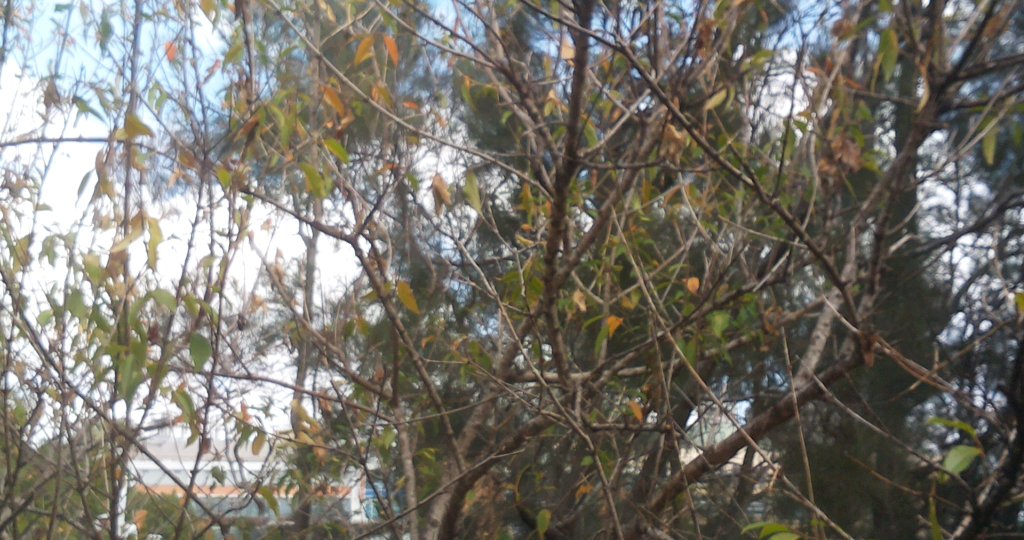
#> input picture plant_project/img/2023-10-3.jpg, 2048 x 1080 px (shown at 1/2 size); its folder holds 4 pictures in this run
$ python analyze.py
#> lines starting #> are read from the running program, lines starting #| are printed output that depends on the picture; after the words box and inside, x2 and y2 are one past the last pixel; in counts of white or black regions, pixels touching at a corner belong together
import cv2
import numpy as np
import os
import matplotlib.pyplot as plt
import csv

folder = "img"
overlay_folder = "overlay"
os.makedirs(overlay_folder, exist_ok=True)

areas = []
names = []
health_list = []
height_list = []
density_list = []

# Flag to control whether to show intermediate results
show_first_image = False  # Set to False to disable showing the first image
first_shown = False  # Control only to show the first image

from datetime import datetime

files = [f for f in os.listdir(folder) if f.endswith(".jpg")]
files_sorted = sorted(files, key=lambda x: datetime.strptime(x[:-4], "%Y-%m-%d"))

for file in files_sorted:
    if file.endswith(".jpg"):
        path = os.path.join(folder, file)
        img = cv2.imread(path)
#> img is the input picture: shape (1080, 2048, 3); mean B, G, R 108.6, 116.6, 119.7

        h, w, _ = img.shape
#> h = 1080; w = 2048

        # crop the image
        crop = img  # ---[int(h*0.2):int(h*0.8),int(w*0.2):int(w*0.8)]

        hsv = cv2.cvtColor(crop, cv2.COLOR_BGR2HSV)
#> hsv: shape (1080, 2048, 3); mean H, S, V 47.8, 47.7, 124.5

        # -------- Green detection --------
        lower_green = np.array([35, 40, 40])
        upper_green = np.array([85, 255, 255])
        green_mask = cv2.inRange(hsv, lower_green, upper_green)
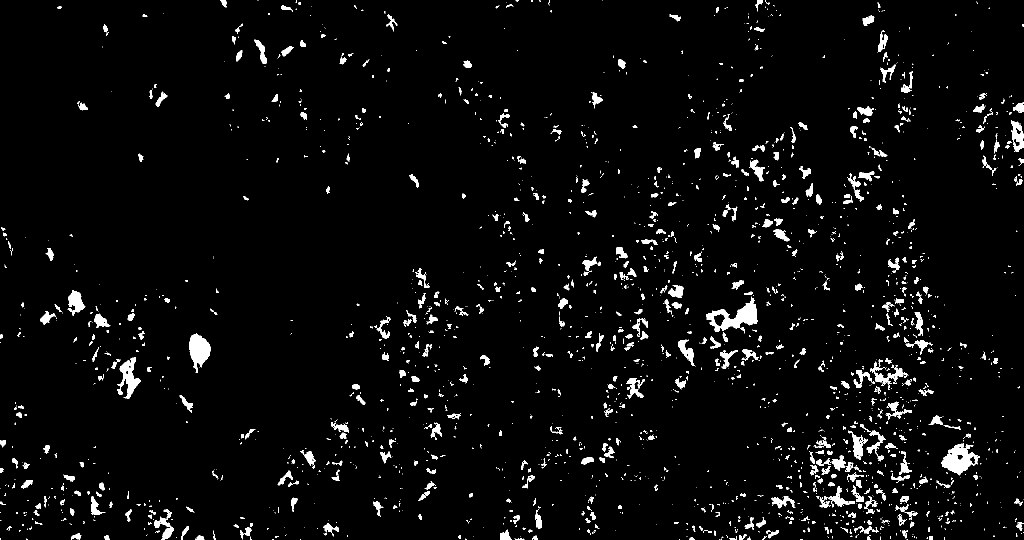
#> green_mask: shape (1080, 2048) (shown at 1/2 size); 3.8% white; 2283 white regions (1627 under 20 px), largest, box (x1, y1, x2, y2) and area: (1412, 593, 1516, 667) 2908, (1882, 887, 1960, 951) 2541, (378, 667, 422, 745) 2033

        # -------- Yellow detection --------
        lower_yellow = np.array([20, 40, 40])
        upper_yellow = np.array([35, 255, 255])
        yellow_mask = cv2.inRange(hsv, lower_yellow, upper_yellow)
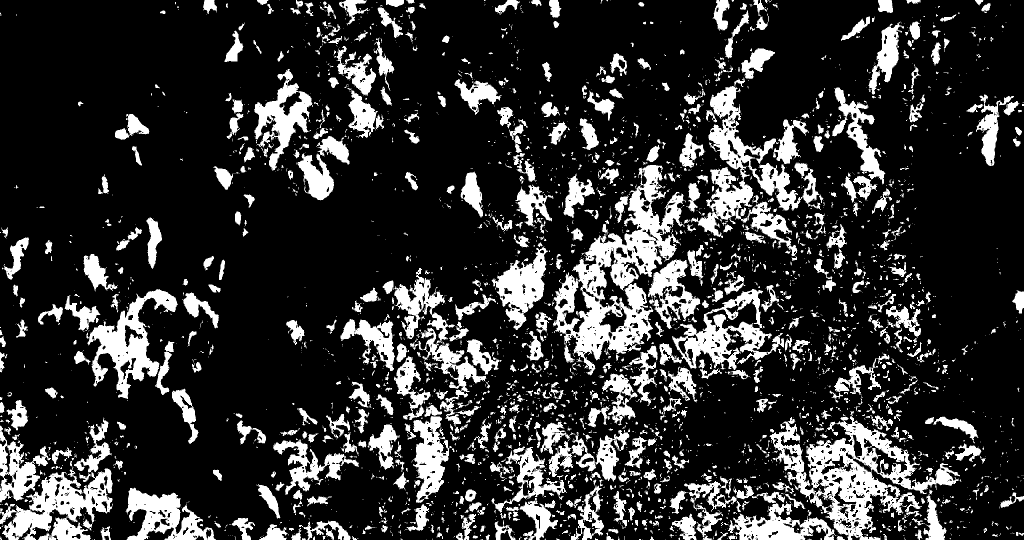
#> yellow_mask: shape (1080, 2048) (shown at 1/2 size); 19.9% white; 3716 white regions (2773 under 20 px), largest, box (x1, y1, x2, y2) and area: (1106, 330, 1372, 751) 35992, (1539, 832, 1920, 1080) 29772, (1382, 155, 1604, 512) 21054

        green_pixels = np.sum(green_mask > 0)
#> green_pixels = 82982
        yellow_pixels = np.sum(yellow_mask > 0)
#> yellow_pixels = 440363

        # -------- Area --------
        area = green_pixels
#> area = 82982

        # -------- Health index --------
        health = green_pixels / (green_pixels + yellow_pixels + 1)
#> health = 0.159

        # -------- Height --------
        rows = np.where(green_mask > 0)[0]
        if len(rows) > 0:
            height = green_mask.shape[0] - rows.min()
#> height = 1080
        else:
            height = 0

        # -------- Density --------
        density = green_pixels / green_mask.size
#> density = 0.0375

        areas.append(area)
        health_list.append(health)
        height_list.append(height)
        density_list.append(density)
        names.append(file)

        print(file,
              "Area:", area,
              "Health:", round(health, 3),
              "Height:", height)
#| 2023-10-3.jpg Area: 82982 Health: 0.159 Height: 1080

        # -------- Create overlay for all images --------
        # Convert mask to color
        green_rgb = cv2.cvtColor(green_mask, cv2.COLOR_GRAY2BGR)
        green_rgb[:, :, 0] = 0  # Blue channel
#> green_rgb: shape (1080, 2048, 3); mean B, G, R 0, 9.6, 9.6
        green_rgb[:, :, 1] = 255  # Green channel
        green_rgb[:, :, 2] = 0  # Red channel
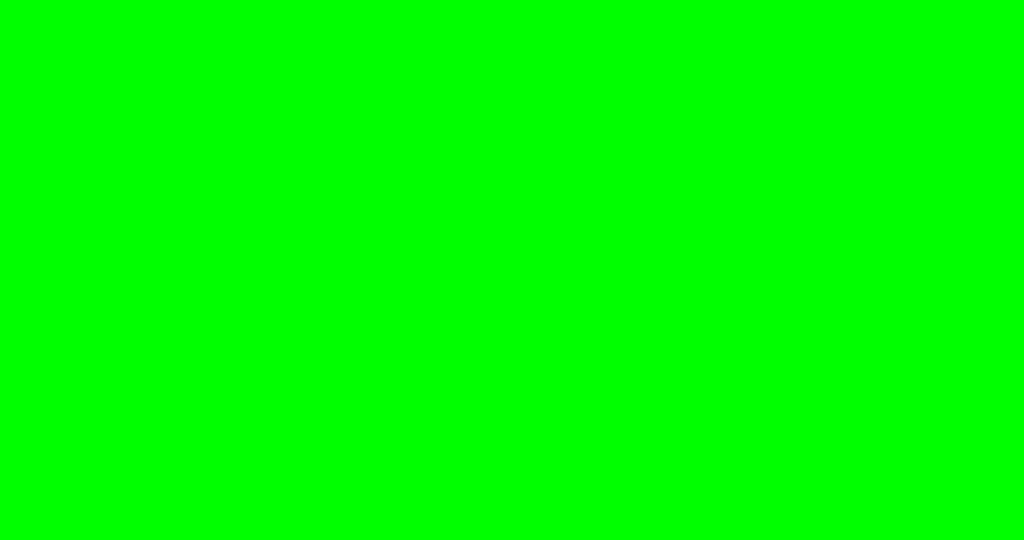
#> green_rgb: shape (1080, 2048, 3) (shown at 1/2 size); mean B, G, R 0, 255, 0

        yellow_rgb = cv2.cvtColor(yellow_mask, cv2.COLOR_GRAY2BGR)
        yellow_rgb[:, :, 0] = 0  # Blue channel
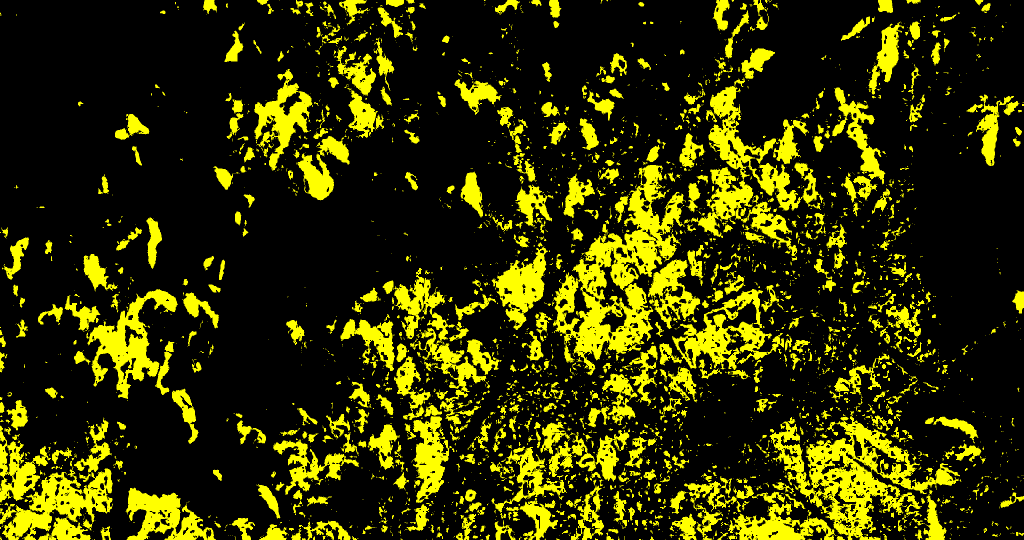
#> yellow_rgb: shape (1080, 2048, 3) (shown at 1/2 size); mean B, G, R 0, 50.8, 50.8
        yellow_rgb[:, :, 1] = 255  # Green channel
        yellow_rgb[:, :, 2] = 255  # Red channel (黄色 = 红+绿)
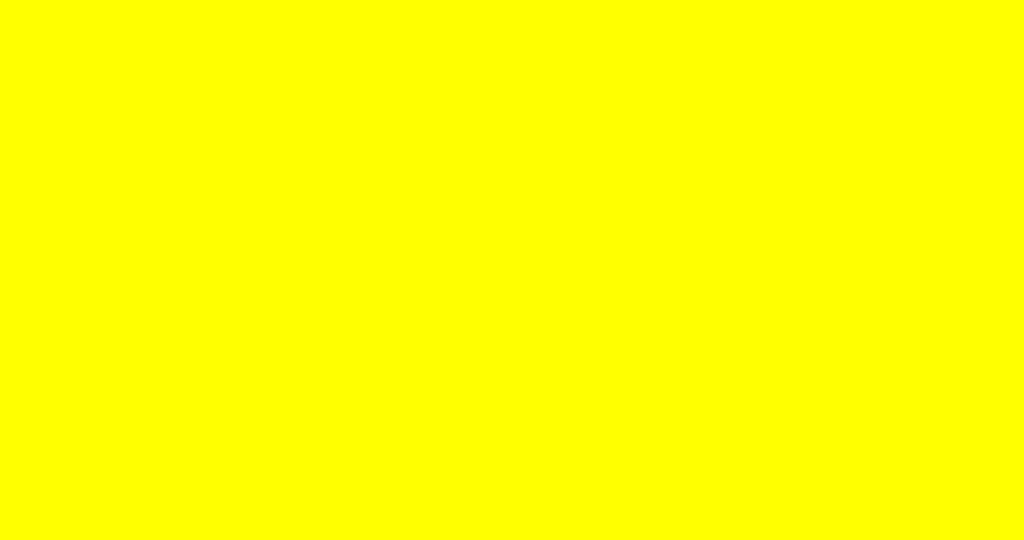
#> yellow_rgb: shape (1080, 2048, 3) (shown at 1/2 size); mean B, G, R 0, 255, 255

        # Create overlay by combining original image with colored masks
        overlay = crop.copy()
        overlay[green_mask > 0] = green_rgb[green_mask > 0]
        overlay[yellow_mask > 0] = yellow_rgb[yellow_mask > 0]
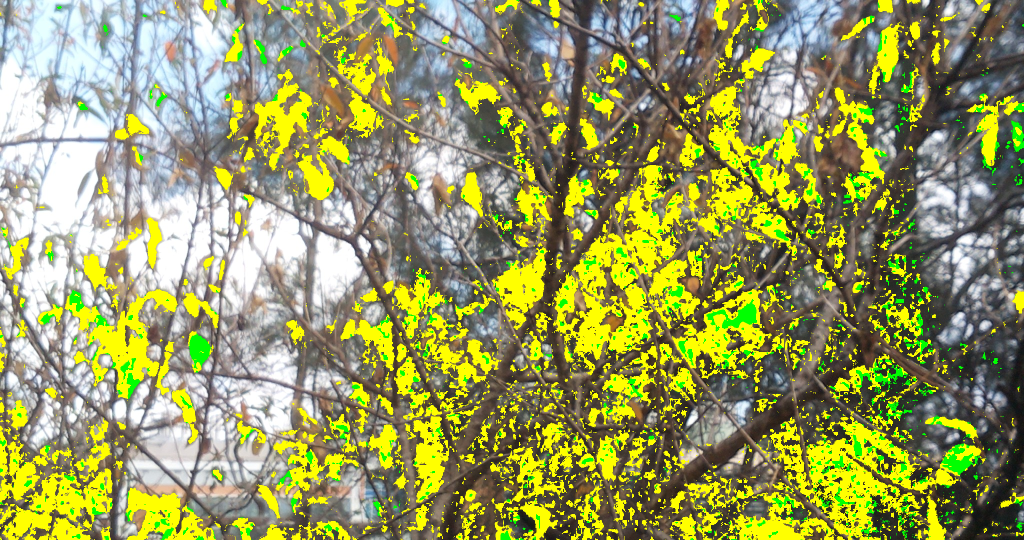
#> overlay: shape (1080, 2048, 3) (shown at 1/2 size); mean B, G, R 94.4, 153.7, 150.2

        # Save overlay to overlay folder
        overlay_path = os.path.join(overlay_folder, file)
        cv2.imwrite(overlay_path, overlay)

        # -------- Visualization (only show the first image) --------
        if show_first_image and not first_shown:
            plt.figure(figsize=(6,6))
            plt.imshow(cv2.cvtColor(overlay, cv2.COLOR_BGR2RGB))
            plt.title(f"Overlay Green + Yellow: {file}")
            plt.axis("off")
            plt.show()
            first_shown = True  # 标记已经显示过第一张
#> pass 2 of the loop `for file in files_sorted:`:
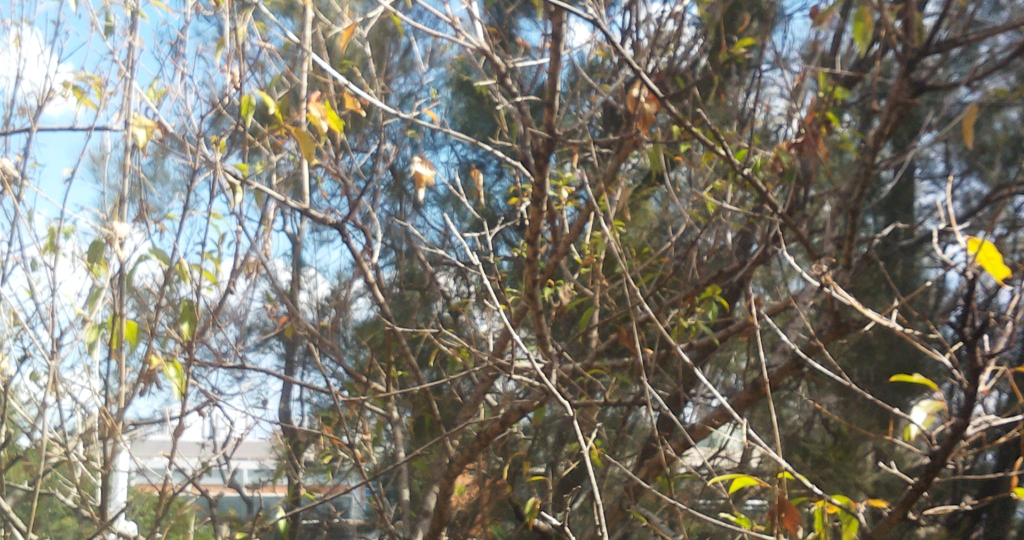
#> input picture plant_project/img/2023-10-16.jpg, 2048 x 1080 px (shown at 1/2 size)
#> img is the input picture: shape (1080, 2048, 3); mean B, G, R 115.7, 125.4, 127.8
#> hsv: shape (1080, 2048, 3); mean H, S, V 47.3, 54.7, 135.5
#> `green_mask = cv2.inRange(hsv, lower_green, upper_green)`:
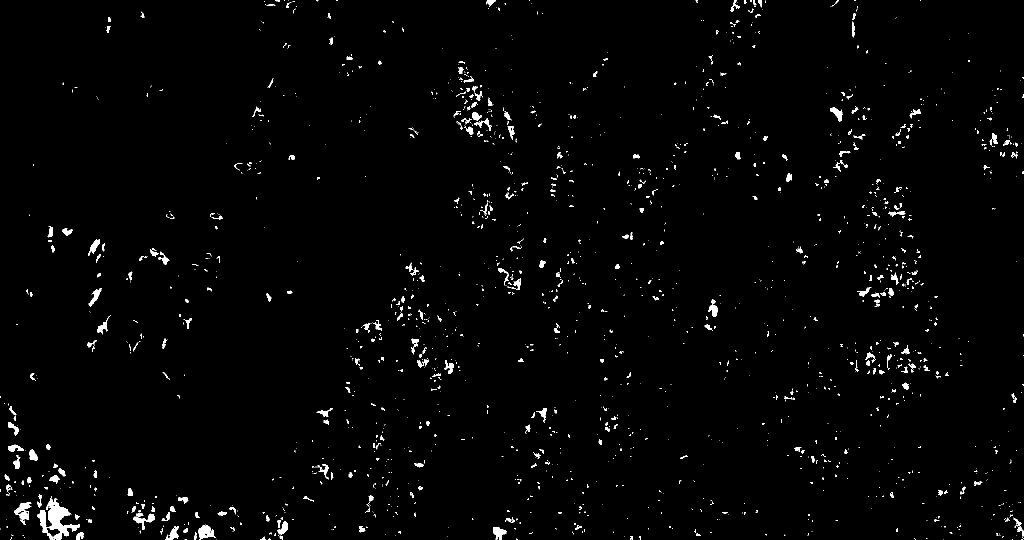
#> green_mask: shape (1080, 2048) (shown at 1/2 size); 1.6% white; 1845 white regions (1466 under 20 px), largest, box (x1, y1, x2, y2) and area: (75, 993, 160, 1080) 2862, (29, 1004, 63, 1050) 684, (396, 1050, 431, 1080) 624
#> yellow_mask: shape (1080, 2048); 20.8% white; 3939 white regions (2988 under 20 px), largest, box (x1, y1, x2, y2) and area: (1408, 835, 1811, 1080) 36668, (0, 775, 212, 1080) 28357, (971, 804, 1260, 1080) 26210
#> green_pixels = 36035
#> yellow_pixels = 459677
#> area = 36035
#> health = 0.0727
#> density = 0.0163
#| 2023-10-16.jpg Area: 36035 Health: 0.073 Height: 1080
#> `overlay[yellow_mask > 0] = yellow_rgb[yellow_mask > 0]`:
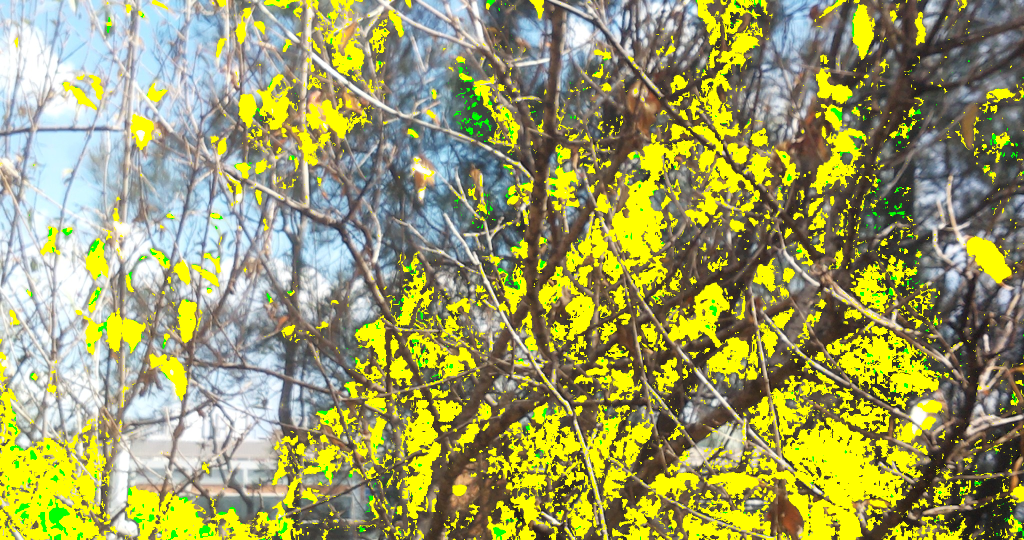
#> overlay: shape (1080, 2048, 3) (shown at 1/2 size); mean B, G, R 99.5, 157.6, 156.5
#> pass 3 of the loop `for file in files_sorted:`:
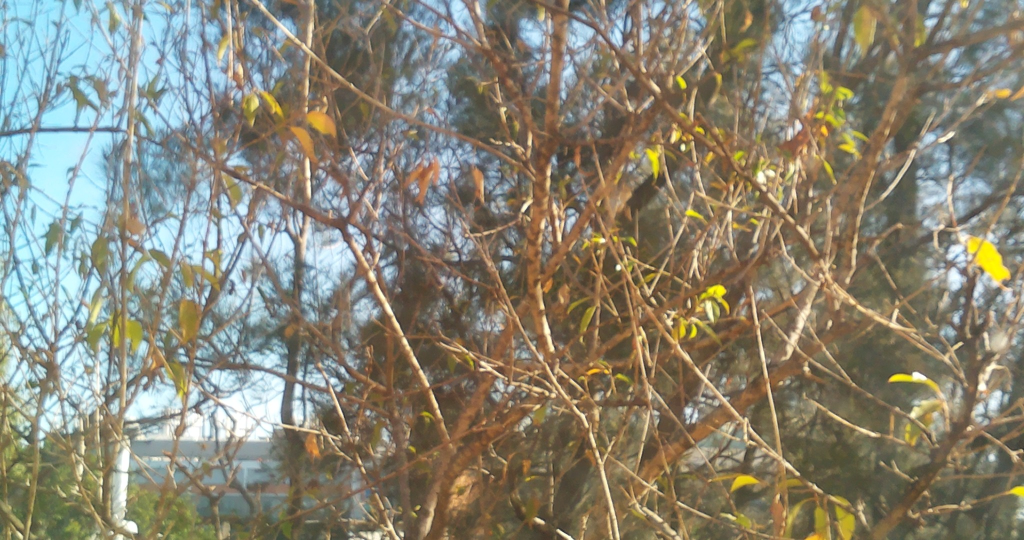
#> input picture plant_project/img/2023-10-21.jpg, 2048 x 1080 px (shown at 1/2 size)
#> img is the input picture: shape (1080, 2048, 3); mean B, G, R 116.9, 132.6, 136.4
#> hsv: shape (1080, 2048, 3); mean H, S, V 43.5, 70.5, 147.1
#> `green_mask = cv2.inRange(hsv, lower_green, upper_green)`:
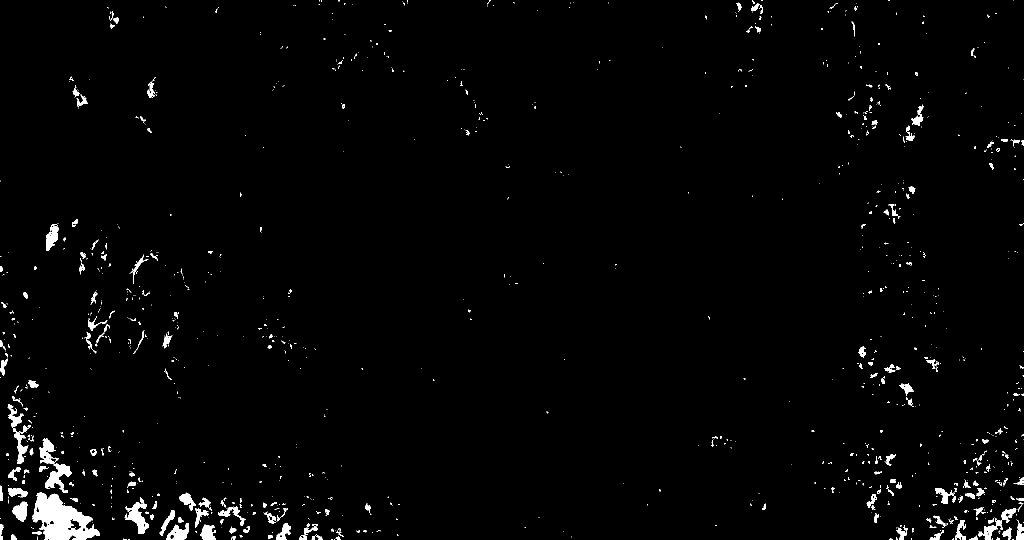
#> green_mask: shape (1080, 2048) (shown at 1/2 size); 1.8% white; 1140 white regions (900 under 20 px), largest, box (x1, y1, x2, y2) and area: (65, 984, 200, 1080) 7184, (78, 876, 144, 986) 2327, (249, 994, 298, 1068) 1472
#> yellow_mask: shape (1080, 2048); 22.6% white; 3214 white regions (2301 under 20 px), largest, box (x1, y1, x2, y2) and area: (1496, 653, 1942, 1080) 95368, (0, 770, 694, 1080) 66873, (1759, 875, 2048, 1080) 22964
#> green_pixels = 40620
#> yellow_pixels = 499244
#> area = 40620
#> health = 0.0752
#> density = 0.0184
#| 2023-10-21.jpg Area: 40620 Health: 0.075 Height: 1080
#> `overlay[yellow_mask > 0] = yellow_rgb[yellow_mask > 0]`:
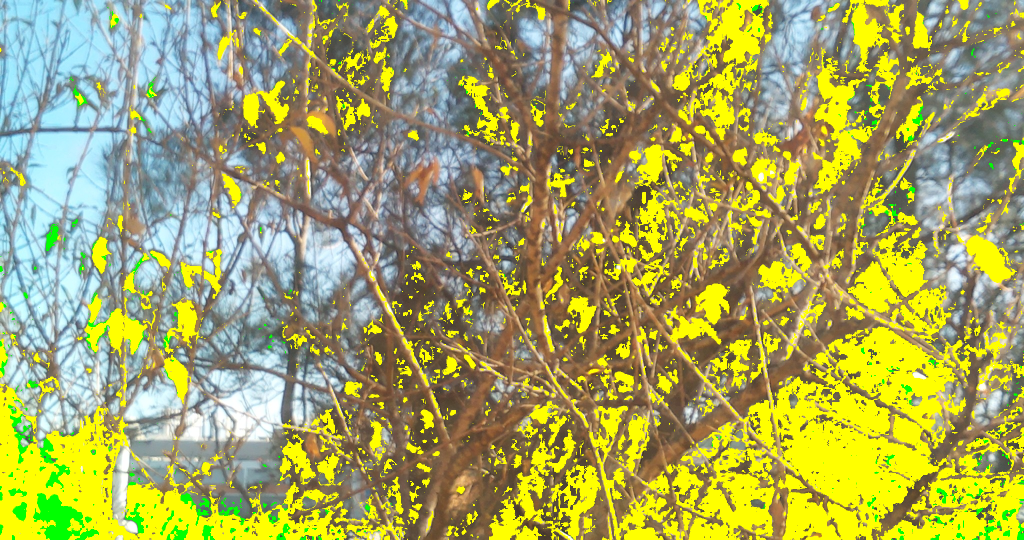
#> overlay: shape (1080, 2048, 3) (shown at 1/2 size); mean B, G, R 96.8, 164.7, 163.4
#> the loop made 4 passes; the first 3 are shown


# -------- Growth speed --------
growth_rate = np.diff(areas)
growth_rate = np.insert(growth_rate, 0, 0)

# -------- Anomaly detection --------
threshold = np.std(growth_rate) * 2
anomalies = np.where(abs(growth_rate) > threshold)[0]

print("\nDetected anomalies:")
for idx in anomalies:
    print("Index:", idx, "Image:", names[idx])

# -------- Save CSV --------
with open("plant_analysis.csv", "w", newline="") as f:
    writer = csv.writer(f)
    writer.writerow([
        "Image", "Area", "Health",
        "Height", "Density",
        "GrowthRate", "Anomaly"
    ])

    for i in range(len(names)):
        writer.writerow([
            names[i],
            areas[i],
            health_list[i],
            height_list[i],
            density_list[i],
            growth_rate[i],
            1 if i in anomalies else 0
        ])

print("CSV saved")

# -------- Plot growth --------
plt.plot(areas, label="Area")
if len(anomalies) > 0:
    plt.scatter(anomalies,
                np.array(areas)[anomalies],
                label="Anomaly")
plt.legend()
plt.title("Plant Area Growth")
plt.show()

# -------- Plot health --------
plt.plot(health_list)
plt.title("Health Index")
plt.show()

# -------- Plot height --------
plt.plot(height_list)
plt.title("Plant Height")
plt.show()

# -------- Prediction --------
x = np.arange(len(areas))
coef = np.polyfit(x, areas, 1)
trend = np.poly1d(coef)

future_x = np.arange(len(areas) + 30)
future_y = trend(future_x)

plt.plot(areas, label="Observed")
plt.plot(future_y, label="Predicted")
plt.legend()
plt.title("Growth Prediction")
plt.show()
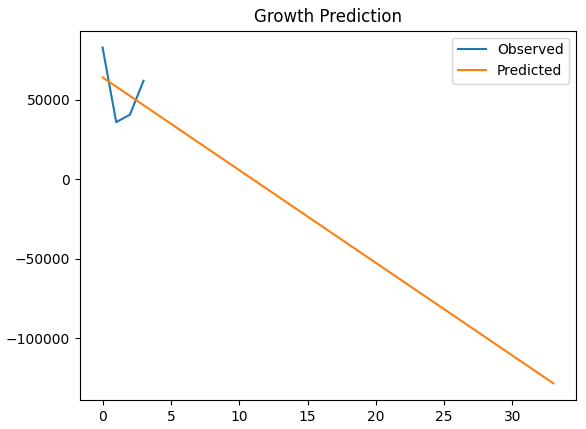
#> figure drawn by matplotlib, 1 panel; curve peaks at x = 0, y = 64160
